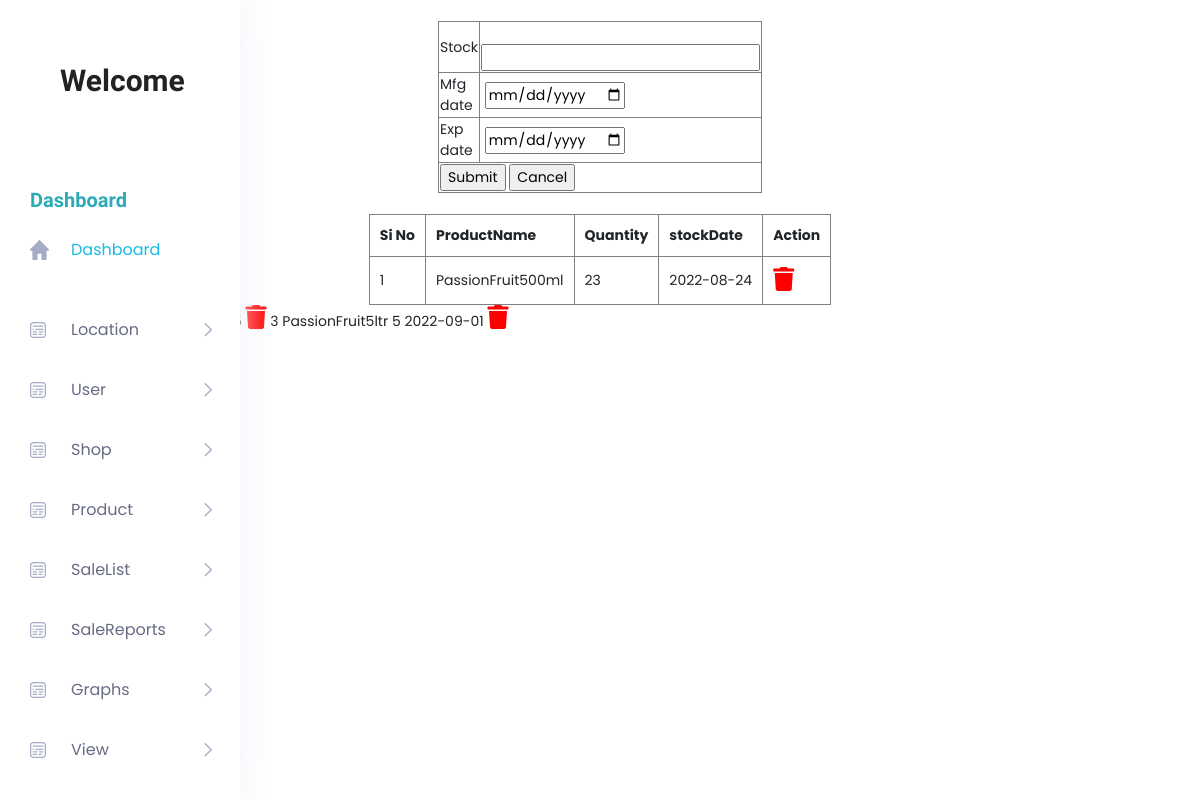
Before: /Project/Admin/AddStock.php with the older database file.
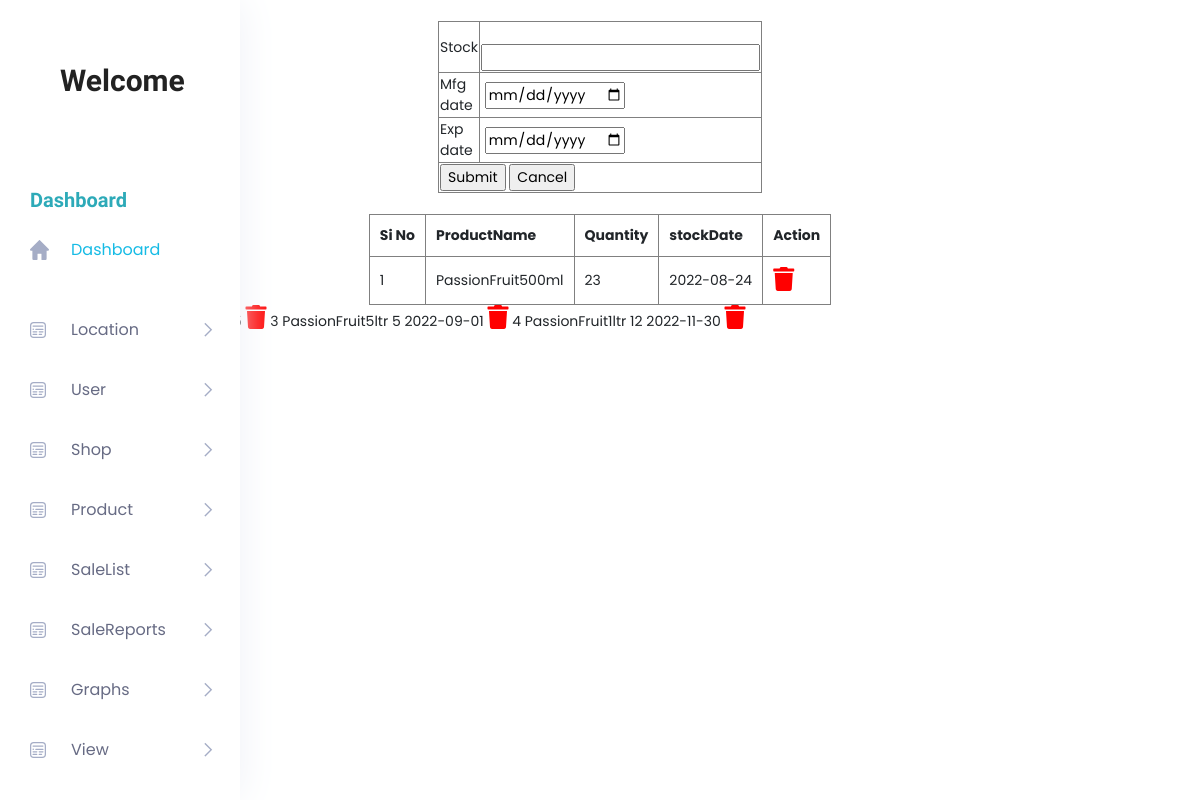
After: the same page with the newer database file.
### tables this page shows
CREATE TABLE `tbl_stock` (
  `stock_id` int(11) NOT NULL,
  `stock_quantity` varchar(200) NOT NULL,
  `stock_date` date NOT NULL,
  `product_id` int(11) NOT NULL
);

CREATE TABLE `tbl_product` (
  `product_id` int(11) NOT NULL,
  `product_name` varchar(150) NOT NULL,
  `product_details` varchar(150) NOT NULL,
  `product_mrp` int(11) NOT NULL,
  `product_wholesaleprice` int(11) NOT NULL,
  `product_photo` varchar(150) NOT NULL,
  `category_id` int(11) NOT NULL,
  `quantity_id` int(11) NOT NULL,
  `product_stock` bigint(20) NOT NULL
);

### Project/Admin/AddStock.php (the view, shortened to what this page needs)
<?php
include("Head.php");
include("../Assets/Connection/Connection.php");
 ?>
<!DOCTYPE html PUBLIC "-//W3C//DTD XHTML 1.0 Transitional//EN" "http://www.w3.org/TR/xhtml1/DTD/xhtml1-transitional.dtd">
<html xmlns="http://www.w3.org/1999/xhtml">
<head>
</head>
<body>
<a href="HomePage.php">Home</a>
<form id="form1" name="form1" method="post" action="">
<table width="200" border="1" align="center">
    <td>Stock</td>
    <td><label for="txt_stock"></label>
      <input type="text" name="txt_stock" id="txt_stock" /></td>
    <tr>
      <td>Mfg date</td>
      <td><label for="txt_date"></label>
      <input type="date" name="txt_mfgdate" id="txt_date" /></td>
    </tr>
    <tr>
    <td>Exp date</td>
    <td><label for="txt_date"></label>
      <input type="date" name="txt_expdate" id="txt_date" /></td>
  </tr>
  <tr>
    <td colspan="2"><input type="submit" name="btn_submit" id="btn_submit" value="Submit" />
      <input type="submit" name="btn_cancel" id="btn_cancel" value="Cancel" /></td>
    </tr>
</table>
</form>
</body>
</html><br />
<table border="1" cellpadding="10"  align="center">
    <tr>
      <th>Si No</th>
      <th>ProductName</th>
      <th>Quantity</th>
      <th>stockDate</th>
      <th>Action</th>
    </tr>
<?php
  $selqry="select * from tbl_stock s inner join tbl_product p on s.product_id=p.product_id ";
  $rows=$conn->query($selqry);
  $i=0;
  while($data=$rows->fetch_assoc())
	{
		$i++;
?>
      <tr>
        <td><?php echo $i?></td>
        <td><?php echo $data["product_name"]?></td>
        <td><?php echo $data["stock_quantity"]?></td>
        <td><?php echo $data["stock_date"]?></td>
        <td><a href="AddStock.php?did=<?php echo $data["stock_id"]?>"><i class='fas fa-trash' style='font-size:24px;color:red'></i></a></td>
     </tr>
     </table>
	 <?php
	}
	include("Foot.php");
   ?>

Changed rows visible on the page:
added tbl_stock: product.product_name "PassionFruit1ltr", stock_quantity "12", stock_date "2022-11-30"
